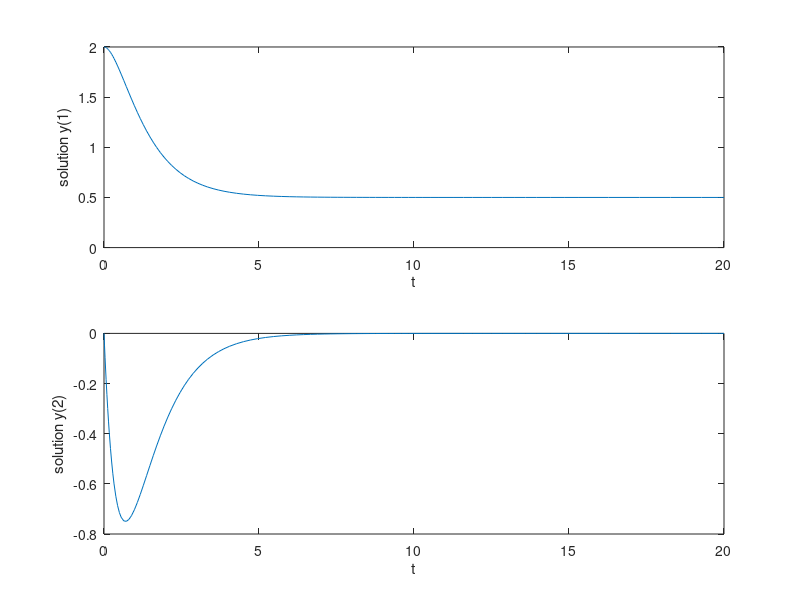

Here is the MATLAB script that generated this plot:
A = [0 1; -2 -3];

tspan = [0, 20];
y0 = [2; 0];
unitstep = zeros(size(tspan)); 
unitstep(tspan>=1) = 1; 
% ode = @(t,y) A*[y(1); y(2)];
ode = @(t,y) A*[y(1); y(2)] + [0; 1]*1;
[t,y] = ode45(ode, tspan, y0);

% Plot of the solution
subplot(2,1,1); plot(t,y(:,1))
xlabel('t')
ylabel('solution y(1)')

subplot(2,1,2); plot(t,y(:,2))
xlabel('t')
ylabel('solution y(2)')